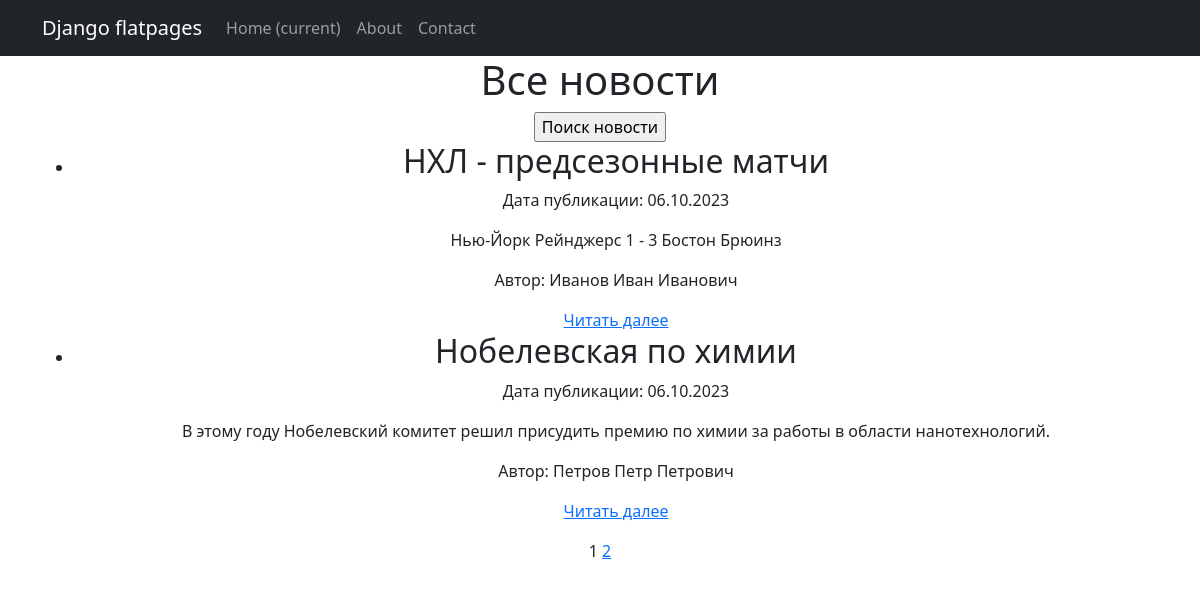
The app's page /, older data.
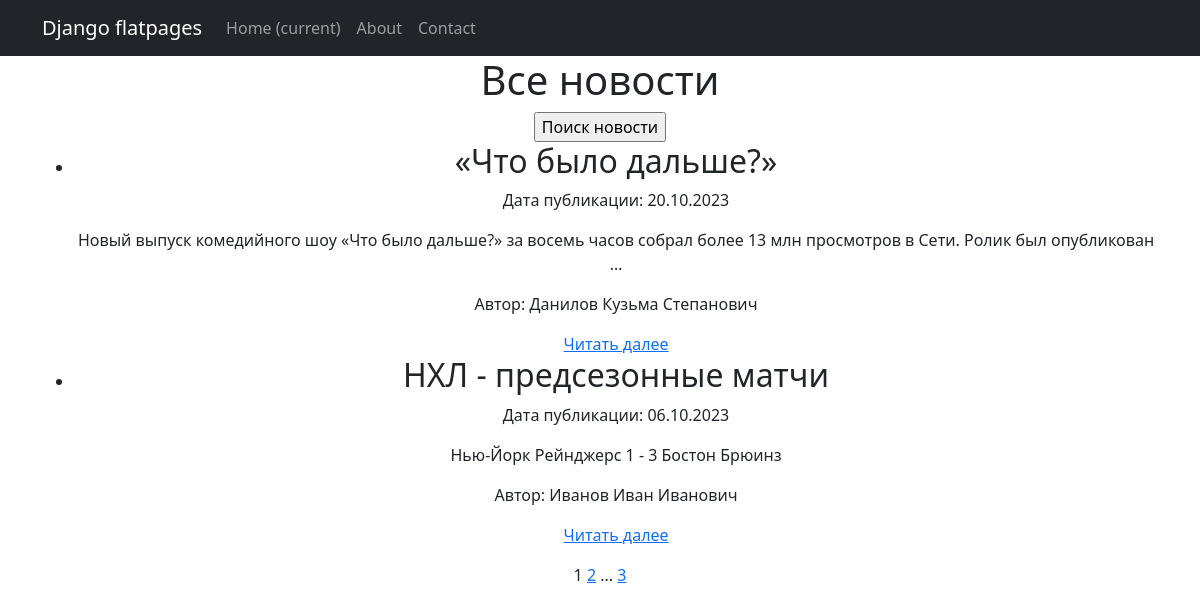
The same page, newer data.
### newsapp/models.py (models this page shows, shortened)
class Post(models.Model):
    ARTICLE = "AR"
    NEWS = "NW"
    TYPE_CHOICES = [
        (ARTICLE, 'Статья'),
        (NEWS, 'Новость'),
    ]
    name = models.CharField(max_length=50, unique=True)
    author = models.CharField(max_length=100)
    content = models.TextField()
    category = models.ForeignKey('Category', on_delete=models.CASCADE, related_name='posts')
    pub_date = models.DateTimeField(auto_now_add=True)
    post_type = models.CharField(max_length=2, choices=TYPE_CHOICES)

### newsapp/views.py (the view)
# urls.py: path('', PostList.as_view(), name = 'post_list'),
class PostList(ListView):
    model = Post
    ordering = ['name']
    template_name = 'flatpages/post.html'
    context_object_name = 'posts'
    paginate_by = 2
    def get_queryset(self):
        queryset = super().get_queryset()
        self.filterset = PostFilter(self.request.GET, queryset)
        return self.filterset.qs
    def get_context_data(self, **kwargs):
        context = super().get_context_data(**kwargs)
        context['time_now'] = datetime.utcnow()
        context['next_news'] = None
        context['filterset'] = self.filterset
        return context

### newsapp/templatetags/custom_filters.py (called while the page is built)
@register.filter
def censor(value):
    censored_value = value
    for word in unwanted_words:
        pattern = re.compile(rf'\b{word}\b', re.IGNORECASE)
        censored_value = pattern.sub('*', censored_value)
    return censored_value

### templates/flatpages/post.html (shortened to what this page needs)
{% extends 'flatpages/default.html' %}
{% load custom_filters %}
{% load custom_tags %}
{% block content %}
   <h1>Все новости</h1>
   <form action="{% url 'post_search' %}" method="get">
       <input type="submit" value="Поиск новости" />
   </form>
   {% if posts %}
       <ul>
           {% for post in posts %}
           <li>
               <h2>{{ post.name | censor }}</h2>
               <p>Дата публикации: {{ post.pub_date|date:'d.m.Y' }}</p>
               <p>{{ post.content|truncatewords:20| safe | censor }}</p>
               <p>Автор: {{ post.author}}</p>
               <a href="/post/{{ post.id }}">Читать далее</a>
           </li>
           {% endfor %}
       </ul>
   {% else %}
       <h2>Новости не найдены!</h2>
   {% endif %}
   {{ page_obj.number }}
   {% if page_obj.has_next %}
       <a href="?page={{ page_obj.next_page_number }}">{{ page_obj.next_page_number }}</a>
       {% if paginator.num_pages != page_obj.next_page_number %}
           ...
           <a href="?page={{ page_obj.paginator.num_pages }}">{{ page_obj.paginator.num_pages }}</a>
       {% endif %}
   {% endif %}
{% endblock content %}

Row changes from the older to the newer data that the page shows:
no longer on this page (row unchanged): Post: name|censor "Нобелевская по химии", pub_date "06.10.2023", content|censor "В этому году Нобелевский комитет решил присудить премию по химии за работы в области нанотехнологий.", author "Петров Петр Петрович"
added Post: name|censor "«Что было дальше?»", pub_date "20.10.2023", content|censor "Новый выпуск комедийного шоу «Что было дальше?» за восемь часов собрал более 13 млн просмотров в Сети. Ролик был опубликован …", author "Данилов Кузьма Степанович"
Text that changed along with them:
{{ page_obj.paginator.num_pages }}: (not shown) → "3"
